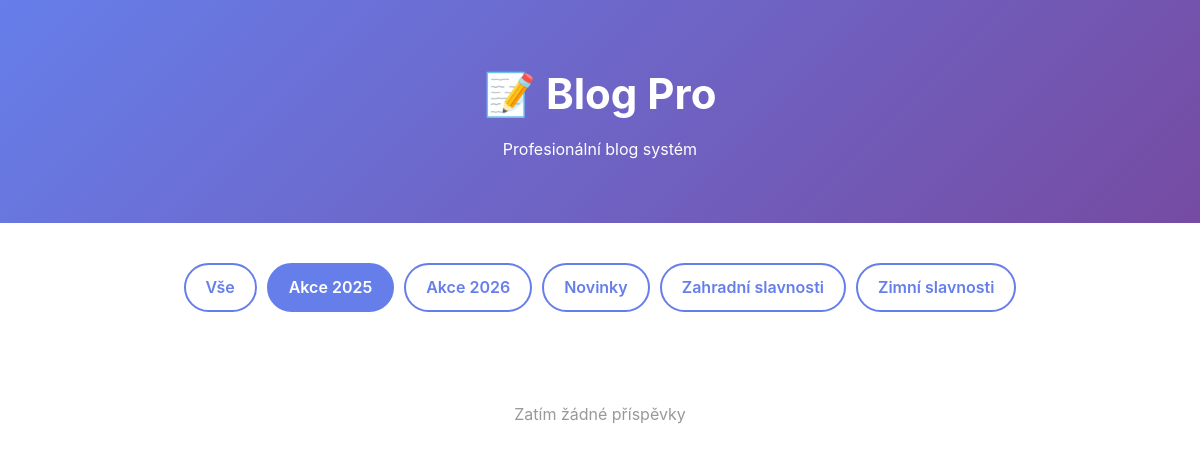
/?category=akce-2025, run on the app's committed database.
### tables this page shows
CREATE TABLE `categories` (
  `id` int(11) NOT NULL AUTO_INCREMENT,
  `name` varchar(100) NOT NULL,
  `slug` varchar(100) NOT NULL,
  `description` text,
  `created_at` timestamp NOT NULL DEFAULT CURRENT_TIMESTAMP,
  PRIMARY KEY (`id`),
  UNIQUE KEY `name` (`name`),
  UNIQUE KEY `slug` (`slug`),
  KEY `idx_slug` (`slug`)
);

### includes/helpers.php (called while the page is built, shortened)
<?php
function e($text) {
    return htmlspecialchars($text, ENT_QUOTES, 'UTF-8');
}
function get($key, $default = null) {
    return $_GET[$key] ?? $default;
}
?>

### includes/database.class.php (called while the page is built, shortened)
<?php
class Database {
    private $connection;
    private $stmt;
    public function __construct() {
        $dsn = 'mysql:host=' . DB_HOST . ';dbname=' . DB_NAME . ';charset=' . DB_CHARSET;
        $options = [
            PDO::ATTR_ERRMODE => PDO::ERRMODE_EXCEPTION,
            PDO::ATTR_DEFAULT_FETCH_MODE => PDO::FETCH_ASSOC,
            PDO::ATTR_EMULATE_PREPARES => false,
            PDO::MYSQL_ATTR_INIT_COMMAND => "SET NAMES utf8mb4 COLLATE utf8mb4_unicode_ci"
        ];
        try {
            $this->connection = new PDO($dsn, DB_USER, DB_PASS, $options);
        } catch (PDOException $e) {
            $this->error = $e->getMessage();
            $this->logError('Database Connection', $e->getMessage());
            die('Chyba připojení k databázi. Zkontrolujte konfiguraci.');
        }
    }
    public function query($sql) {
    try {
        $this->stmt = $this->connection->prepare($sql);
        return $this;
    } catch (PDOException $e) {
        $this->logError('Query Prepare', $e->getMessage());
        $this->stmt = null;
        return $this;
    }
}
    public function bind($param, $value, $type = null) {
        if (is_null($type)) {
            switch (true) {
                case is_int($value):
                    $type = PDO::PARAM_INT;
                    break;
                default:
                    $type = PDO::PARAM_STR;
            }
        }
        $this->stmt->bindValue($param, $value, $type);
        return $this;
    }
    public function execute() {
        try {
            return $this->stmt->execute();
        } catch (PDOException $e) {
            $this->logError('Query Execute', $e->getMessage());
            return false;
        }
    }
    public function fetchAll() {
    $this->execute();
    return $this->stmt->fetchAll();
    }
    public function fetch() {
        $this->execute();
        return $this->stmt->fetch();
    }
}
?>

### config.php (called while the page is built, shortened)
<?php
require_once INCLUDES_PATH . 'database.class.php';
require_once INCLUDES_PATH . 'category.class.php';
require_once INCLUDES_PATH . 'security.class.php';
$db = new Database();
require_once INCLUDES_PATH . 'helpers.php';
?>

### includes/category.class.php (called while the page is built, shortened)
<?php
class Category {
    private $db;
    public function __construct() {
        global $db;
        $this->db = $db;
    }
    public function getAll() {
        $this->db->query("SELECT * FROM categories ORDER BY name ASC");
        return $this->db->fetchAll();
    }
    public function getBySlug($slug) {
        $this->db->query("SELECT * FROM categories WHERE slug = :slug");
        $this->db->bind(':slug', $slug);
        return $this->db->fetch();
    }
}
?>

### index.php (the view, shortened to what this page needs)
<?php
require_once 'config.php';
$post = new Post();
$category = new Category();
$categorySlug = get('category');
$categoryId = null;
if ($categorySlug) {
    $currentCategory = $category->getBySlug($categorySlug);
    $categoryId = $currentCategory['id'] ?? null;
}
$posts = $post->getAll('published', 50, 0, $categoryId);
$categories = $category->getAll();
?>
<!DOCTYPE html>
<html lang="cs">
<head>
</head>
<body>
    <header>
        <h1>📝 <?= SITE_NAME ?></h1>
        <p><?= SITE_DESCRIPTION ?></p>
    </header>
    <div class="container">
        <div class="filters">
            <a href="index.php" class="filter-btn <?= !$categorySlug ? 'active' : '' ?>">Vše</a>
            <?php foreach ($categories as $cat): ?>
                <a href="?category=<?= e($cat['slug']) ?>"
                   class="filter-btn <?= $categorySlug === $cat['slug'] ? 'active' : '' ?>">
                    <?= e($cat['name']) ?>
                </a>
            <?php endforeach; ?>
        </div>
        <?php if (empty($posts)): ?>
            <p style="text-align: center; padding: 60px; color: #999;">Zatím žádné příspěvky</p>
        <?php endif; ?>
    </div>
</body>
</html>

### index.php (style rules this page uses)
* { margin: 0; padding: 0; box-sizing: border-box; }
body { font-family: -apple-system, BlinkMacSystemFont, 'Segoe UI', Arial, sans-serif; line-height: 1.6; color: #333; }
header { background: linear-gradient(135deg, #667eea 0%, #764ba2 100%); color: white; padding: 60px 20px; text-align: center; }
header h1 { font-size: 42px; margin-bottom: 10px; }
.container { max-width: 1200px; margin: 40px auto; padding: 0 20px; }
.filters { display: flex; gap: 10px; margin-bottom: 30px; flex-wrap: wrap; justify-content: center; }
.filter-btn { padding: 10px 20px; border: 2px solid #667eea; background: white; color: #667eea; border-radius: 25px; text-decoration: none; font-weight: 600; }
.filter-btn:hover, .filter-btn.active { background: #667eea; color: white; }

### data on the page
categories: name "Akce 2025"
categories: name "Akce 2026"
categories: name "Novinky"
categories: name "Zahradní slavnosti"
categories: name "Zimní slavnosti"

### other printed values
SITE_NAME "Blog Pro"
SITE_DESCRIPTION "Profesionální blog systém"
